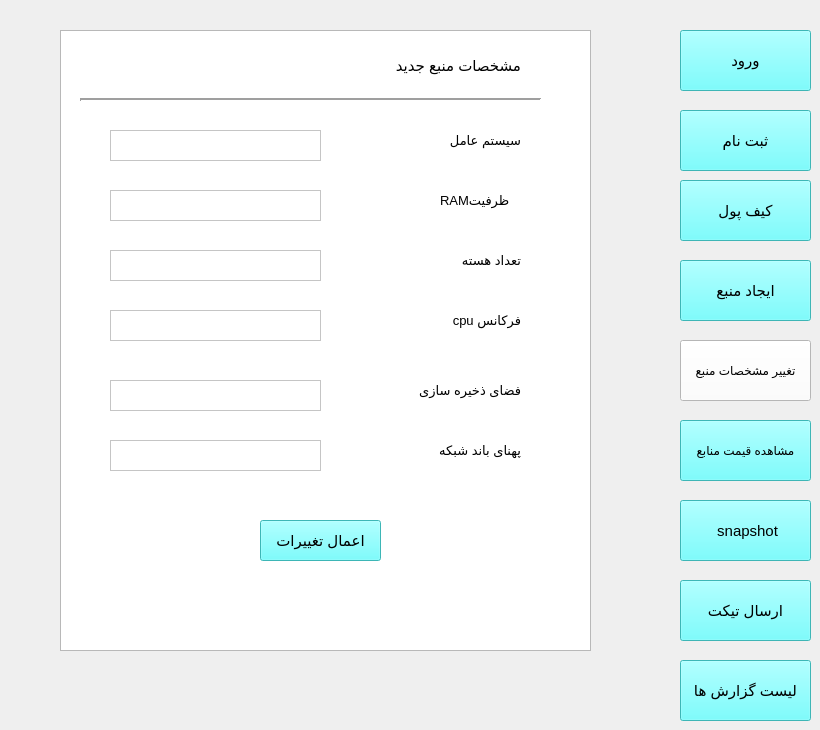
    <widget class="QWidget" name="page_5">
     <widget class="QGraphicsView" name="graphicsView_16">
      <property name="geometry">
       <rect>
        <x>60</x>
        <y>30</y>
        <width>531</width>
        <height>621</height>
       </rect>
      </property>
     </widget>
     <widget class="QLabel" name="label_10">
      <property name="geometry">
       <rect>
        <x>490</x>
        <y>50</y>
        <width>55</width>
        <height>16</height>
       </rect>
      </property>
      <property name="text">
       <string/>
      </property>
     </widget>
     <widget class="QLabel" name="label_48">
      <property name="geometry">
       <rect>
        <x>380</x>
        <y>380</y>
        <width>141</width>
        <height>20</height>
       </rect>
      </property>
      <property name="font">
       <font>
        <pointsize>10</pointsize>
       </font>
      </property>
      <property name="text">
       <string>فضای ذخیره سازی</string>
      </property>
     </widget>
     <widget class="QLabel" name="label_61">
      <property name="geometry">
       <rect>
        <x>430</x>
        <y>250</y>
        <width>91</width>
        <height>20</height>
       </rect>
      </property>
      <property name="font">
       <font>
        <pointsize>10</pointsize>
       </font>
      </property>
      <property name="text">
       <string>تعداد هسته</string>
      </property>
     </widget>
     <widget class="QLabel" name="label_127">
      <property name="geometry">
       <rect>
        <x>440</x>
        <y>190</y>
        <width>81</width>
        <height>21</height>
       </rect>
      </property>
      <property name="font">
       <font>
        <pointsize>10</pointsize>
       </font>
      </property>
      <property name="layoutDirection">
       <enum>Qt::RightToLeft</enum>
      </property>
      <property name="text">
       <string>RAMظرفیت </string>
      </property>
     </widget>
     <widget class="QLabel" name="label_136">
      <property name="geometry">
       <rect>
        <x>430</x>
        <y>310</y>
        <width>91</width>
        <height>20</height>
       </rect>
      </property>
      <property name="font">
       <font>
        <pointsize>10</pointsize>
       </font>
      </property>
      <property name="text">
       <string>فرکانس cpu</string>
      </property>
     </widget>
     <widget class="Line" name="line_12">
      <property name="geometry">
       <rect>
        <x>80</x>
        <y>90</y>
        <width>461</width>
        <height>20</height>
       </rect>
      </property>
      <property name="lineWidth">
       <number>2</number>
      </property>
      <property name="orientation">
       <enum>Qt::Horizontal</enum>
      </property>
     </widget>
     <widget class="QLabel" name="label_149">
      <property name="geometry">
       <rect>
        <x>400</x>
        <y>440</y>
        <width>121</width>
        <height>20</height>
       </rect>
      </property>
      <property name="font">
       <font>
        <pointsize>10</pointsize>
       </font>
      </property>
      <property name="text">
       <string>پهنای باند شبکه</string>
      </property>
     </widget>
     <widget class="QLabel" name="label_154">
      <property name="geometry">
       <rect>
        <x>420</x>
        <y>130</y>
        <width>101</width>
        <height>20</height>
       </rect>
      </property>
      <property name="font">
       <font>
        <pointsize>10</pointsize>
       </font>
      </property>
      <property name="text">
       <string>سیستم عامل</string>
      </property>
     </widget>
     <widget class="QLabel" name="label_155">
      <property name="geometry">
       <rect>
        <x>350</x>
        <y>50</y>
        <width>171</width>
        <height>31</height>
       </rect>
      </property>
      <property name="font">
       <font>
        <pointsize>11</pointsize>
       </font>
      </property>
      <property name="text">
       <string>مشخصات منبع جدید</string>
      </property>
     </widget>
     <widget class="QPushButton" name="pushButton_3">
      <property name="geometry">
       <rect>
        <x>260</x>
        <y>520</y>
        <width>121</width>
        <height>41</height>
       </rect>
      </property>
      <property name="font">
       <font>
        <pointsize>11</pointsize>
       </font>
      </property>
      <property name="styleSheet">
       <string notr="true">background-color: rgb(85, 255, 255);</string>
      </property>
      <property name="text">
       <string>اعمال تغییرات</string>
      </property>
     </widget>
     <widget class="QPushButton" name="pushButton_84">
      <property name="geometry">
       <rect>
        <x>680</x>
        <y>500</y>
        <width>131</width>
        <height>61</height>
       </rect>
      </property>
      <property name="font">
       <font>
        <pointsize>11</pointsize>
       </font>
      </property>
      <property name="styleSheet">
       <string notr="true">background-color: rgb(85, 255, 255);</string>
      </property>
      <property name="text">
       <string> snapshot</string>
      </property>
     </widget>
     <widget class="QPushButton" name="login_btn2_16">
      <property name="geometry">
       <rect>
        <x>680</x>
        <y>30</y>
        <width>131</width>
        <height>61</height>
       </rect>
      </property>
      <property name="font">
       <font>
        <pointsize>11</pointsize>
       </font>
      </property>
      <property name="styleSheet">
       <string notr="true">background-color: rgb(255, 255, 255);
background-color: rgb(85, 255, 255);</string>
      </property>
      <property name="text">
       <string>ورود</string>
      </property>
     </widget>
     <widget class="QPushButton" name="pushButton_79">
      <property name="geometry">
       <rect>
        <x>680</x>
        <y>260</y>
        <width>131</width>
        <height>61</height>
       </rect>
      </property>
      <property name="font">
       <font>
        <pointsize>11</pointsize>
       </font>
      </property>
      <property name="styleSheet">
       <string notr="true">background-color: rgb(85, 255, 255);</string>
      </property>
      <property name="text">
       <string>ایجاد منبع</string>
      </property>
     </widget>
     <widget class="QPushButton" name="wallet_btn_12">
      <property name="geometry">
       <rect>
        <x>680</x>
        <y>180</y>
        <width>131</width>
        <height>61</height>
       </rect>
      </property>
      <property name="font">
       <font>
        <pointsize>11</pointsize>
       </font>
      </property>
      <property name="styleSheet">
       <string notr="true">background-color: rgb(85, 255, 255);</string>
      </property>
      <property name="text">
       <string>کیف پول</string>
      </property>
     </widget>
     <widget class="QPushButton" name="sabtenam_btn3_12">
      <property name="geometry">
       <rect>
        <x>680</x>
        <y>110</y>
        <width>131</width>
        <height>61</height>
       </rect>
      </property>
      <property name="font">
       <font>
        <pointsize>11</pointsize>
       </font>
      </property>
      <property name="styleSheet">
       <string notr="true">background-color: rgb(85, 255, 255);</string>
      </property>
      <property name="text">
       <string>ثبت نام</string>
      </property>
     </widget>
     <widget class="QPushButton" name="pushButton_82">
      <property name="geometry">
       <rect>
        <x>680</x>
        <y>420</y>
        <width>131</width>
        <height>61</height>
       </rect>
      </property>
      <property name="font">
       <font>
        <pointsize>9</pointsize>
       </font>
      </property>
      <property name="styleSheet">
       <string notr="true">background-color: rgb(85, 255, 255);</string>
      </property>
      <property name="text">
       <string>مشاهده قیمت منابع</string>
      </property>
     </widget>
     <widget class="QPushButton" name="pushButton_80">
      <property name="geometry">
       <rect>
        <x>680</x>
        <y>340</y>
        <width>131</width>
        <height>61</height>
       </rect>
      </property>
      <property name="font">
       <font>
        <pointsize>9</pointsize>
        <weight>50</weight>
        <bold>false</bold>
       </font>
      </property>
      <property name="styleSheet">
       <string notr="true">background-color: rgb(255, 255, 255);</string>
      </property>
      <property name="text">
       <string>تغییر مشخصات منبع</string>
      </property>
     </widget>
     <widget class="QPushButton" name="pushButton_81">
      <property name="geometry">
       <rect>
        <x>680</x>
        <y>580</y>
        <width>131</width>
        <height>61</height>
       </rect>
      </property>
      <property name="font">
       <font>
        <pointsize>11</pointsize>
       </font>
      </property>
      <property name="styleSheet">
       <string notr="true">background-color: rgb(85, 255, 255);</string>
      </property>
      <property name="text">
       <string>ارسال تیکت</string>
      </property>
     </widget>
     <widget class="QPushButton" name="pushButton_83">
      <property name="geometry">
       <rect>
        <x>680</x>
        <y>660</y>
        <width>131</width>
        <height>61</height>
       </rect>
      </property>
      <property name="font">
       <font>
        <pointsize>11</pointsize>
       </font>
      </property>
      <property name="styleSheet">
       <string notr="true">background-color: rgb(85, 255, 255);</string>
      </property>
      <property name="text">
       <string>لیست گزارش ها</string>
      </property>
     </widget>
     <widget class="QTextEdit" name="os_in2">
      <property name="geometry">
       <rect>
        <x>110</x>
        <y>130</y>
        <width>211</width>
        <height>31</height>
       </rect>
      </property>
      <property name="styleSheet">
       <string notr="true">background-color: rgb(255, 255, 255);</string>
      </property>
     </widget>
     <widget class="QTextEdit" name="ram_in2">
      <property name="geometry">
       <rect>
        <x>110</x>
        <y>190</y>
        <width>211</width>
        <height>31</height>
       </rect>
      </property>
      <property name="styleSheet">
       <string notr="true">background-color: rgb(255, 255, 255);</string>
      </property>
     </widget>
     <widget class="QTextEdit" name="core_in2">
      <property name="geometry">
       <rect>
        <x>110</x>
        <y>250</y>
        <width>211</width>
        <height>31</height>
       </rect>
      </property>
      <property name="styleSheet">
       <string notr="true">background-color: rgb(255, 255, 255);</string>
      </property>
     </widget>
     <widget class="QTextEdit" name="frequency_in2">
      <property name="geometry">
       <rect>
        <x>110</x>
        <y>310</y>
        <width>211</width>
        <height>31</height>
       </rect>
      </property>
      <property name="styleSheet">
       <string notr="true">background-color: rgb(255, 255, 255);</string>
      </property>
     </widget>
     <widget class="QTextEdit" name="storage_in2">
      <property name="geometry">
       <rect>
        <x>110</x>
        <y>380</y>
        <width>211</width>
        <height>31</height>
       </rect>
      </property>
      <property name="styleSheet">
       <string notr="true">background-color: rgb(255, 255, 255);</string>
      </property>
     </widget>
     <widget class="QTextEdit" name="bandwidth_in2">
      <property name="geometry">
       <rect>
        <x>110</x>
        <y>440</y>
        <width>211</width>
        <height>31</height>
       </rect>
      </property>
      <property name="styleSheet">
       <string notr="true">background-color: rgb(255, 255, 255);</string>
      </property>
     </widget>
    </widget>
